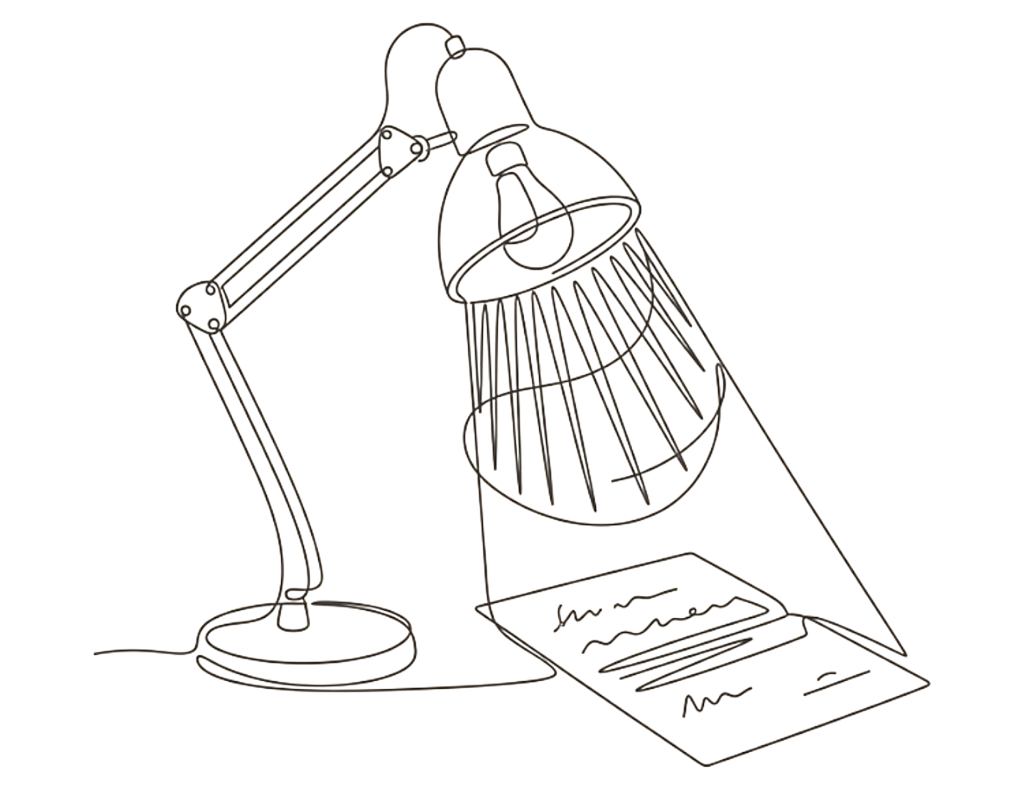
#> input picture lamp_document_line_art.png, 2048 x 1574 px (shown at 1/2 size)
$ python process.py
#> lines starting #> are read from the running program, lines starting #| are printed output that depends on the picture
from PIL import Image

img = Image.open('lamp_document_line_art.png').convert('L')
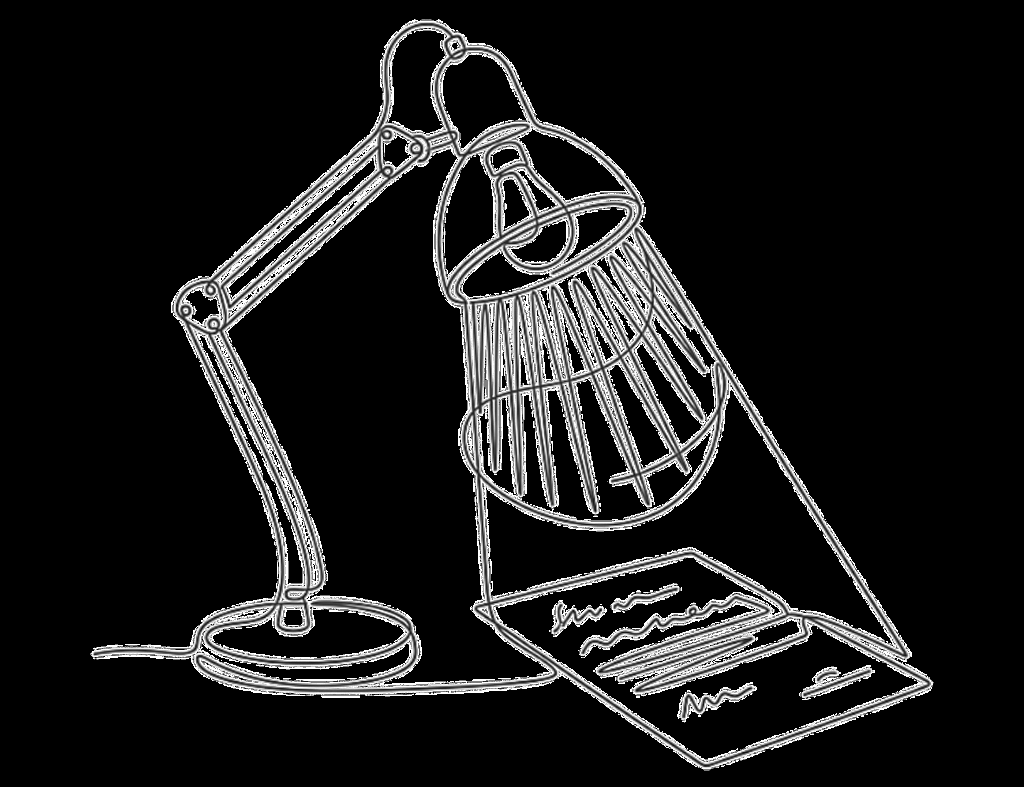
#> img: PIL image 2048x1574 L (shown at 1/2 size); min 0, max 255, mean 27.5

def calculate_alpha(pixel_val):
    # Background is ~242. Map 242 to 0, 0 to 255
    alpha = (242 - pixel_val) * (255.0 / 242.0)
    if alpha < 0: alpha = 0
    if alpha > 255: alpha = 255
    return int(alpha)

alpha_img = img.point(calculate_alpha)
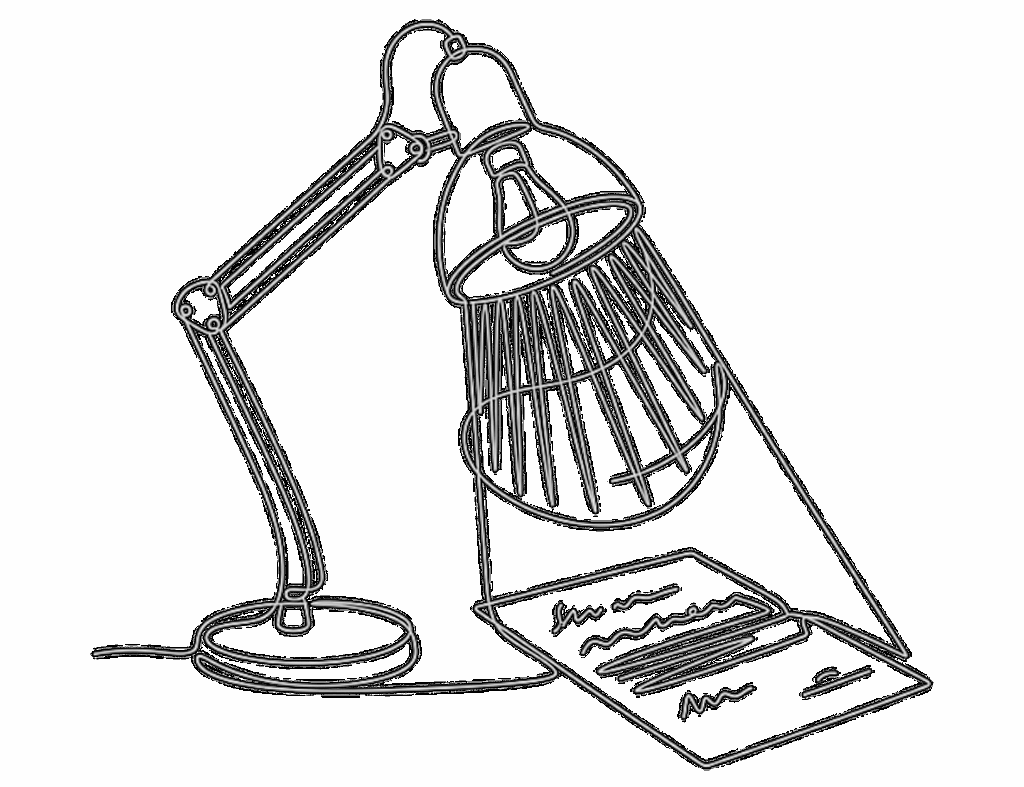
#> alpha_img: PIL image 2048x1574 L (shown at 1/2 size); min 0, max 254, mean 226

# Create a solid color image for RGB
out = Image.new('RGBA', img.size, (47, 45, 44, 255))
out.putalpha(alpha_img)
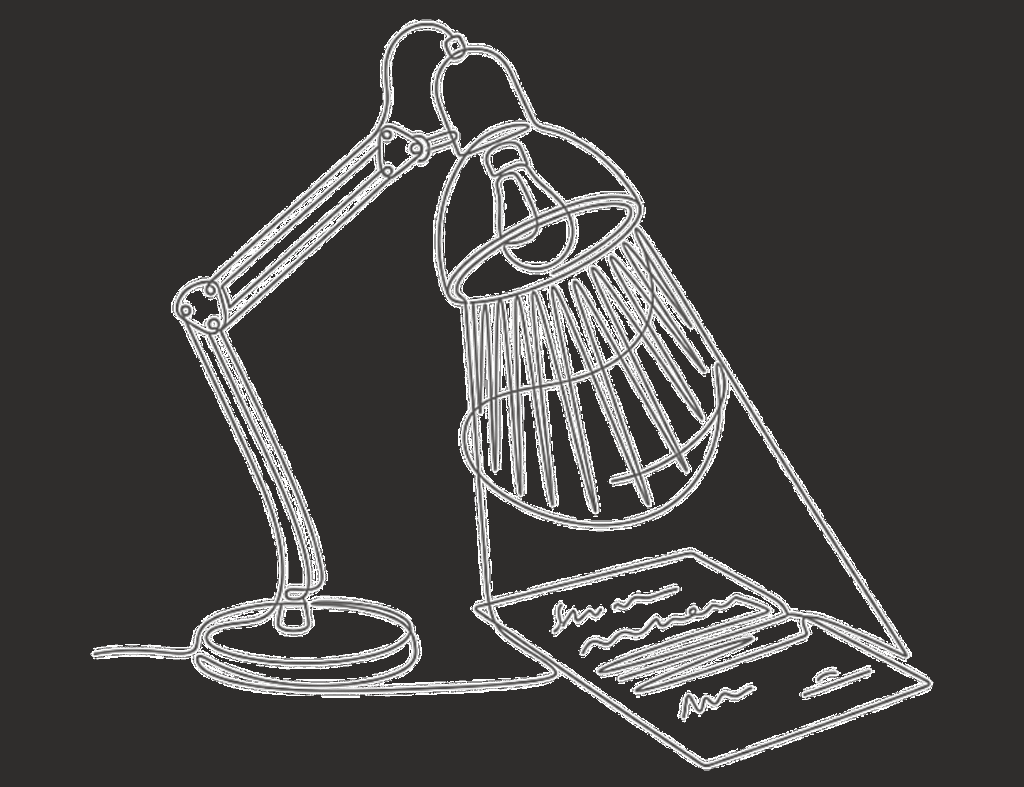
#> out: PIL image 2048x1574 RGBA (shown at 1/2 size); mean R, G, B, A 47, 45, 44, 226; transparent parts drawn white
out.save('lamp_document_line_art.png')

$ run again, with abogado_recortado.png copied over lamp_document_line_art.png
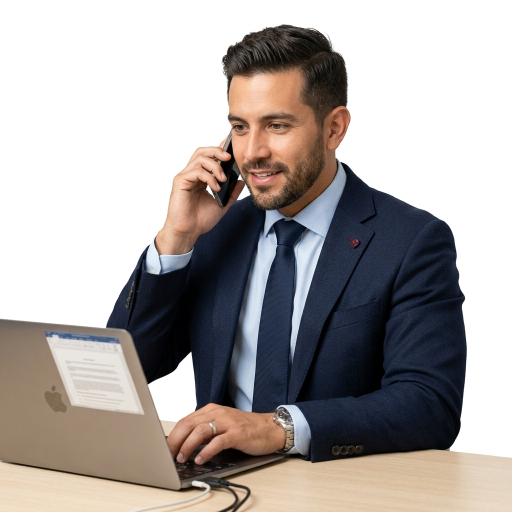
#> input picture abogado_recortado.png, 1024 x 1024 px (shown at 1/2 size)
#> `alpha_img = img.point(calculate_alpha)`:
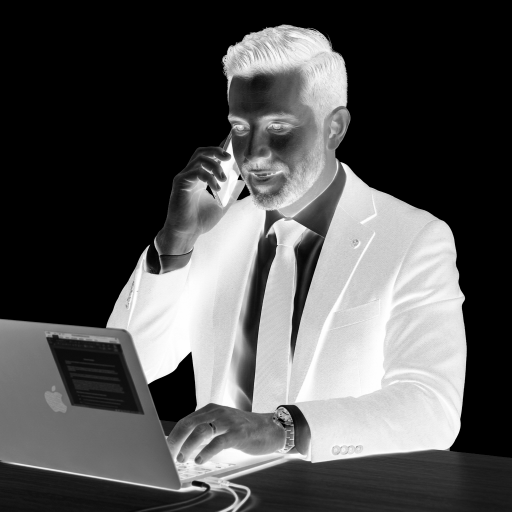
#> alpha_img: PIL image 1024x1024 L (shown at 1/2 size); min 0, max 254, mean 84.4
#> `out.putalpha(alpha_img)`:
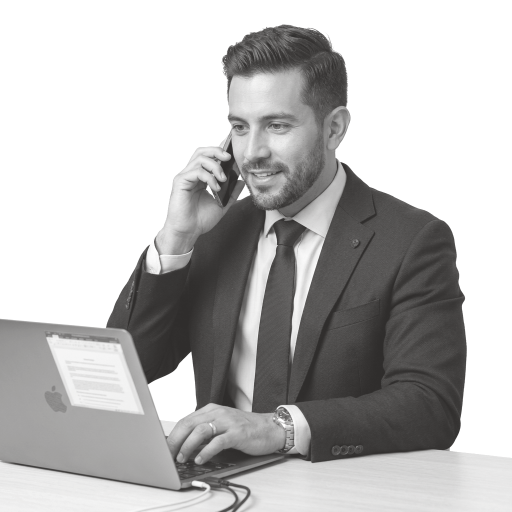
#> out: PIL image 1024x1024 RGBA (shown at 1/2 size); mean R, G, B, A 47, 45, 44, 84.4; transparent parts drawn white
